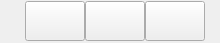
<?xml version="1.0" encoding="UTF-8"?>
<ui version="4.0">
 <class>MsgToolButton</class>
 <widget class="QWidget" name="MsgToolButton">
  <property name="geometry">
   <rect>
    <x>0</x>
    <y>0</y>
    <width>220</width>
    <height>43</height>
   </rect>
  </property>
  <property name="sizePolicy">
   <sizepolicy hsizetype="Expanding" vsizetype="Expanding">
    <horstretch>0</horstretch>
    <verstretch>0</verstretch>
   </sizepolicy>
  </property>
  <property name="minimumSize">
   <size>
    <width>220</width>
    <height>43</height>
   </size>
  </property>
  <property name="maximumSize">
   <size>
    <width>220</width>
    <height>43</height>
   </size>
  </property>
  <property name="windowTitle">
   <string>Form</string>
  </property>
  <layout class="QHBoxLayout" name="horizontalLayout">
   <property name="spacing">
    <number>0</number>
   </property>
   <property name="leftMargin">
    <number>0</number>
   </property>
   <property name="topMargin">
    <number>0</number>
   </property>
   <property name="rightMargin">
    <number>0</number>
   </property>
   <property name="bottomMargin">
    <number>0</number>
   </property>
   <item>
    <spacer name="horizontalSpacer_2">
     <property name="orientation">
      <enum>Qt::Orientation::Horizontal</enum>
     </property>
     <property name="sizeHint" stdset="0">
      <size>
       <width>40</width>
       <height>20</height>
      </size>
     </property>
    </spacer>
   </item>
   <item>
    <widget class="QToolButton" name="tb_error">
     <property name="sizePolicy">
      <sizepolicy hsizetype="Expanding" vsizetype="Expanding">
       <horstretch>0</horstretch>
       <verstretch>0</verstretch>
      </sizepolicy>
     </property>
     <property name="minimumSize">
      <size>
       <width>60</width>
       <height>40</height>
      </size>
     </property>
     <property name="maximumSize">
      <size>
       <width>60</width>
       <height>40</height>
      </size>
     </property>
     <property name="font">
      <font>
       <pointsize>10</pointsize>
       <bold>true</bold>
      </font>
     </property>
     <property name="text">
      <string/>
     </property>
     <property name="icon">
      <iconset resource="../resources.qrc">
       <normaloff>:/images/img/noerror.png</normaloff>:/images/img/noerror.png</iconset>
     </property>
     <property name="iconSize">
      <size>
       <width>30</width>
       <height>30</height>
      </size>
     </property>
     <property name="toolButtonStyle">
      <enum>Qt::ToolButtonStyle::ToolButtonTextBesideIcon</enum>
     </property>
    </widget>
   </item>
   <item>
    <widget class="QToolButton" name="tb_warning">
     <property name="sizePolicy">
      <sizepolicy hsizetype="Expanding" vsizetype="Expanding">
       <horstretch>0</horstretch>
       <verstretch>0</verstretch>
      </sizepolicy>
     </property>
     <property name="minimumSize">
      <size>
       <width>60</width>
       <height>40</height>
      </size>
     </property>
     <property name="maximumSize">
      <size>
       <width>60</width>
       <height>40</height>
      </size>
     </property>
     <property name="font">
      <font>
       <bold>true</bold>
      </font>
     </property>
     <property name="text">
      <string/>
     </property>
     <property name="icon">
      <iconset resource="../resources.qrc">
       <normaloff>:/images/img/nowarn.png</normaloff>:/images/img/nowarn.png</iconset>
     </property>
     <property name="iconSize">
      <size>
       <width>30</width>
       <height>30</height>
      </size>
     </property>
     <property name="toolButtonStyle">
      <enum>Qt::ToolButtonStyle::ToolButtonTextBesideIcon</enum>
     </property>
    </widget>
   </item>
   <item>
    <widget class="QToolButton" name="tb_info">
     <property name="sizePolicy">
      <sizepolicy hsizetype="Expanding" vsizetype="Expanding">
       <horstretch>0</horstretch>
       <verstretch>0</verstretch>
      </sizepolicy>
     </property>
     <property name="minimumSize">
      <size>
       <width>60</width>
       <height>0</height>
      </size>
     </property>
     <property name="maximumSize">
      <size>
       <width>60</width>
       <height>40</height>
      </size>
     </property>
     <property name="font">
      <font>
       <bold>true</bold>
      </font>
     </property>
     <property name="text">
      <string/>
     </property>
     <property name="icon">
      <iconset resource="../resources.qrc">
       <normaloff>:/images/img/info.png</normaloff>:/images/img/info.png</iconset>
     </property>
     <property name="iconSize">
      <size>
       <width>30</width>
       <height>30</height>
      </size>
     </property>
     <property name="toolButtonStyle">
      <enum>Qt::ToolButtonStyle::ToolButtonTextBesideIcon</enum>
     </property>
    </widget>
   </item>
   <item>
    <spacer name="horizontalSpacer">
     <property name="orientation">
      <enum>Qt::Orientation::Horizontal</enum>
     </property>
     <property name="sizeType">
      <enum>QSizePolicy::Policy::Fixed</enum>
     </property>
     <property name="sizeHint" stdset="0">
      <size>
       <width>15</width>
       <height>20</height>
      </size>
     </property>
    </spacer>
   </item>
  </layout>
 </widget>
 <resources>
  <include location="../resources.qrc"/>
 </resources>
 <connections/>
</ui>
